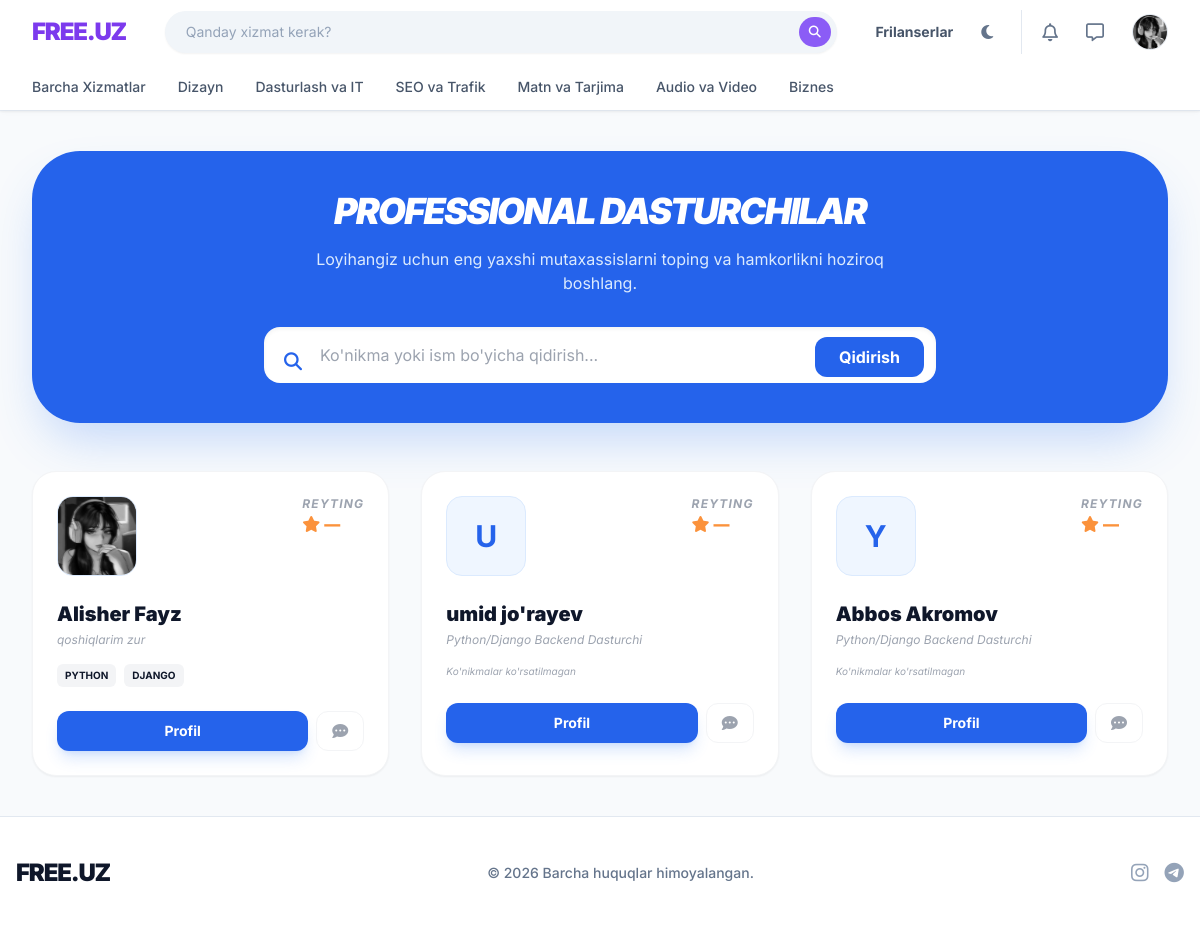
Page /developers/ (signed in) on the earlier database version.
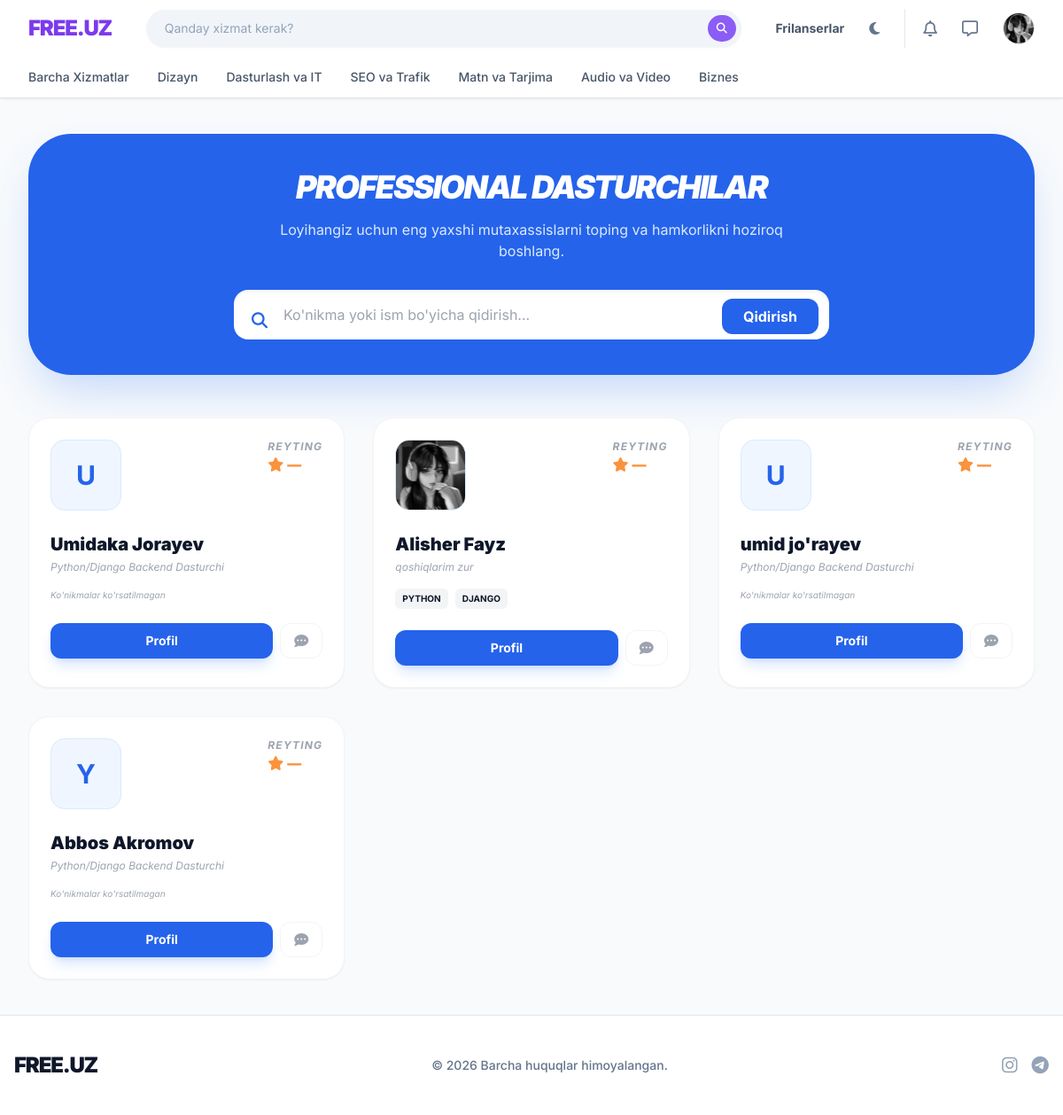
Same page on the later database version.
### Client/models.py (models this page shows, shortened)
class User(AbstractUser):
    ROLE_CLIENT    = 'client'
    ROLE_DEVELOPER = 'developer'
    ROLE_ADMIN     = 'admin'
    ROLE_CHOICES   = [
        (ROLE_CLIENT,    'Mijoz'),
        (ROLE_DEVELOPER, 'Dasturchi'),
        (ROLE_ADMIN,     'Admin'),
    ]
    email         = models.EmailField(unique=True, verbose_name='Email')
    role          = models.CharField(max_length=20, choices=ROLE_CHOICES, default=ROLE_CLIENT)
    avatar        = models.ImageField(upload_to='avatars/', blank=True, null=True)
    phone         = models.CharField(max_length=20, blank=True, null=True)
    company       = models.CharField(max_length=200, blank=True, null=True)
    bio           = models.TextField(max_length=1000, blank=True, null=True)
    portfolio_url = models.URLField(blank=True, null=True)
    skills        = models.JSONField(default=list, blank=True, null=True)
    contact_public = models.BooleanField(default=True)
    is_verified   = models.BooleanField(default=False)
    is_blocked    = models.BooleanField(default=False)
    block_reason  = models.TextField(blank=True, null=True)
    created_at    = models.DateTimeField(auto_now_add=True)
    updated_at    = models.DateTimeField(auto_now=True)
    USERNAME_FIELD  = 'email'
    REQUIRED_FIELDS = ['username', 'first_name', 'last_name']
    class Meta:
        verbose_name = 'Foydalanuvchi'
        verbose_name_plural = 'Foydalanuvchilar'

### Client/views.py (the view)
# urls.py: path('developers/',                       views.DeveloperListView.as_view(),    name='developer_list'),
class DeveloperListView(ListView):
    model = User
    template_name = 'users/developer_list.html'
    context_object_name = 'developers'
    paginate_by = 20
    def get_queryset(self):
        qs = User.objects.filter(role=User.ROLE_DEVELOPER, is_active=True, is_blocked=False)
        q = self.request.GET.get('q')
        if q:
            qs = qs.filter(
                Q(first_name__icontains=q) | Q(last_name__icontains=q) |
                Q(bio__icontains=q) | Q(skills__icontains=q)
            )
        return qs.order_by('-created_at')

### templates/users/developer_list.html (shortened to what this page needs)
{% extends 'base.html' %}
{% block content %}
<div class="py-10">
    <div class="bg-blue-600 rounded-[3rem] p-10 mb-12 text-white text-center shadow-2xl shadow-blue-500/30">
        <h1 class="text-4xl font-black mb-4 uppercase tracking-tighter italic">Professional Dasturchilar</h1>
        <p class="text-blue-100 mb-8 max-w-xl mx-auto">Loyihangiz uchun eng yaxshi mutaxassislarni toping va hamkorlikni hoziroq boshlang.</p>
        <form class="max-w-2xl mx-auto relative group">
            <input type="text" placeholder="Ko'nikma yoki ism bo'yicha qidirish..." class="w-full py-4 pl-14 pr-6 rounded-2xl text-gray-900 focus:outline-none focus:ring-4 focus:ring-blue-300 transition shadow-inner">
            <i class="fa-solid fa-magnifying-glass absolute left-5 top-5 text-blue-600 text-lg"></i>
            <button class="absolute right-3 top-2.5 bg-blue-600 text-white px-6 py-2 rounded-xl font-bold hover:bg-blue-700 transition">Qidirish</button>
        </form>
    </div>
    <div class="grid grid-cols-1 md:grid-cols-2 lg:grid-cols-3 gap-8">
        {% for developer in developers %}
        <div class="bg-white dark:bg-gray-800 rounded-3xl p-6 border border-gray-100 dark:border-gray-700 shadow-sm hover:shadow-xl hover:-translate-y-2 transition duration-300 group">
            <div class="flex items-start justify-between mb-6">
                <div class="w-20 h-20 bg-blue-50 dark:bg-gray-700 rounded-2xl flex items-center justify-center text-3xl font-bold text-blue-600 overflow-hidden border border-blue-100 dark:border-gray-600">
                    {% if developer.avatar %}
                        <img src="{{ developer.avatar.url }}" class="w-full h-full object-cover">
                    {% else %}
                        {{ developer.username|first|upper }}
                    {% endif %}
                </div>
                <div class="text-right">
                    <p class="text-xs font-bold text-gray-400 uppercase tracking-widest italic">Reyting</p>
                    <div class="flex items-center text-orange-400 gap-1 font-black">
                        <i class="fa-solid fa-star"></i>
                        {{ developer.avg_rating|default:"—" }}
                    </div>
                </div>
            </div>
            <h3 class="text-xl font-black mb-1 group-hover:text-blue-600 transition">{{ developer.get_full_name|default:developer.username }}</h3>
            <p class="text-xs text-gray-400 mb-4 line-clamp-2 italic">{{ developer.bio|default:"Python/Django Backend Dasturchi" }}</p>
            <div class="flex flex-wrap gap-2 mb-6">
                {% for skill in developer.skills %}
                    <span class="text-[10px] font-bold px-2 py-1 bg-gray-100 dark:bg-gray-700 rounded-md uppercase">{{ skill }}</span>
                {% empty %}
                    <span class="text-[10px] text-gray-400 italic">Ko'nikmalar ko'rsatilmagan</span>
                {% endfor %}
            </div>
            <div class="flex gap-2">
                <a href="{% url 'client:profile_detail' developer.username %}"
                   class="flex-1 text-center py-2.5 bg-blue-600 text-white rounded-xl font-bold text-sm shadow-lg shadow-blue-500/20">
                    Profil
                </a>
                <a href="{% url 'client:direct_chat' developer.username %}"
                   class="w-12 flex items-center justify-center border border-gray-100 dark:border-gray-700 rounded-xl hover:bg-gray-50 dark:hover:bg-gray-700 transition"
                   title="Xabar yuborish">
                    <i class="fa-solid fa-comment-dots text-gray-400"></i>
                </a>
            </div>
        </div>
        {% empty %}
            <p class="col-span-full text-center text-gray-400 italic">Hozircha dasturchilar mavjud emas.</p>
        {% endfor %}
    </div>
</div>
{% endblock %}

### templates/base.html (shortened to what the changed rows need)
{% load static %}
<!DOCTYPE html>
<html lang="uz" class="light">
<head>
    <script src="https://cdn.tailwindcss.com"></script>
    <link rel="stylesheet" href="https://cdnjs.cloudflare.com/ajax/libs/font-awesome/6.4.0/css/all.min.css">
</head>
<body class="bg-slate-50 dark:bg-darkbg text-slate-900 dark:text-slate-200 transition-colors duration-300 flex flex-col min-h-screen">
    <header class="bg-white dark:bg-darkcard border-b border-slate-200 dark:border-slate-800 sticky top-0 z-50 shadow-sm">
        <div class="max-w-7xl mx-auto px-4 sm:px-6 lg:px-8">
            <div class="flex justify-between h-16 items-center gap-4">
                <div class="flex items-center gap-3 md:gap-5 flex-shrink-0">
                    {% if user.is_authenticated %}
                        <div class="flex items-center gap-3 border-l pl-3 border-slate-200 dark:border-slate-700">
                            <div class="relative group ml-2">
                                <a href="{% url 'client:profile_detail' user.username %}" class="flex items-center gap-2 cursor-pointer">
                                    {% if user.avatar %}
                                        <img src="{{ user.avatar.url }}" class="w-9 h-9 rounded-full object-cover border border-slate-200 dark:border-slate-700">
                                    {% else %}
                                        <div class="w-9 h-9 rounded-full bg-primary-100 dark:bg-primary-900/30 text-primary-600 dark:text-primary-400 flex items-center justify-center font-bold text-sm border border-primary-200 dark:border-primary-800">
                                            {{ user.username|first|upper }}
                                        </div>
                                    {% endif %}
                                </a>
                            </div>
                        </div>
                    {% endif %}
                </div>
            </div>
        </div>
    </header>
    <main class="flex-1 max-w-7xl mx-auto w-full px-4 sm:px-6 lg:px-8">
        {% block content %}{% endblock %}
    </main>
</body>
</html>

Differences in the rows shown:
added User: username|first "U", avg_rating "—", get_full_name "Umidaka Jorayev", bio "Python/Django Backend Dasturchi"
